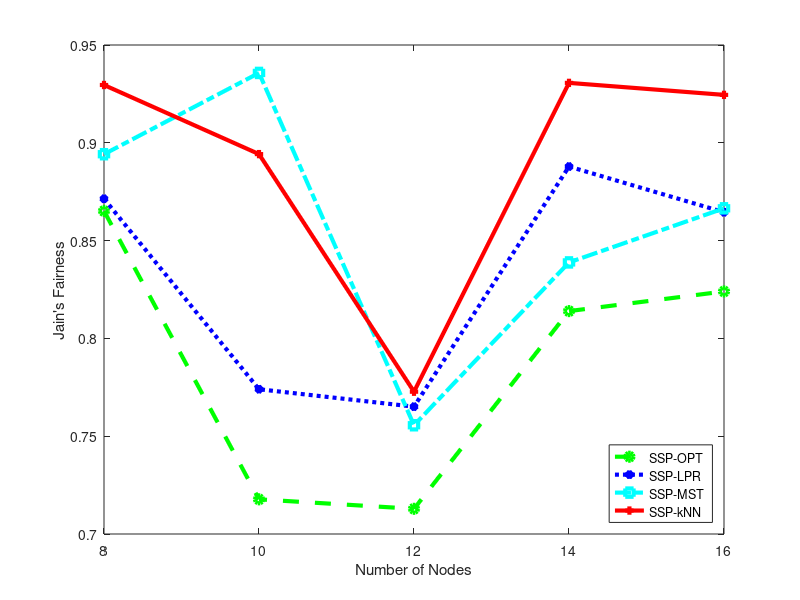

This chart was generated by the following MATLAB code: (Note: this script raises an error after producing the figure.)
figure(4);

X = [ 8, 10, 12, 14, 16 ];

SSPOPTFI = [ 0.88141026,  0.75021552,  0.61563126,  0.788885555, 8.01e-1 ];
SSPOPTFO = [ 0.84887129,  0.68523622,  0.81012658,  0.83902059,  8.47e-1  ];
SSPLPRFI = [ 0.92406075,  0.79655781,  0.74167543,  0.8581936,   8.7e-1 ];
SSPLPRFO = [ 0.818696884, 0.751457119, 0.788522452, 0.917524808, 8.59e-1 ];
SSPMSTFI = [ 0.890779557, 0.910619469, 0.75,        0.824943897, 8.49e-1 ];
SSPMSTFO = [ 0.897543901, 0.960827034, 0.76119403,  0.8527529,   8.84e-1 ];
SSPkNNFI = [ 0.925954493, 0.899750934, 0.766077705, 0.909281895, 9.10e-1 ];
SSPkNNFO = [ 0.933151963, 0.888683887, 0.779404658, 0.951988447, 9.39e-1 ];

SSPOPT = (SSPOPTFI + SSPOPTFO) / 2
SSPLPR = (SSPLPRFI + SSPLPRFO) / 2
SSPMST = (SSPMSTFI + SSPMSTFO) / 2
SSPkNN = (SSPkNNFI + SSPkNNFO) / 2

plot(X,SSPOPT,'--og ','LineWidth',3);

hold on;

plot(X,SSPLPR,':*b','LineWidth',3);
plot(X,SSPMST,'-.sc','LineWidth',3);
plot(X,SSPkNN,'-+r','LineWidth',3);

xlabel('Number of Nodes');
ylabel("Jain's Fairness");

legend('SSP-OPT','SSP-LPR','SSP-MST', 'SSP-kNN',  "Location", "SouthEast")

set(gca, 'XTickMode', 'manual', 'XTick', X);

hold off;

fixAxes;

print(4, "fairness.eps", "-deps");
print(4, "fairness.pdf", "-dpdf");
